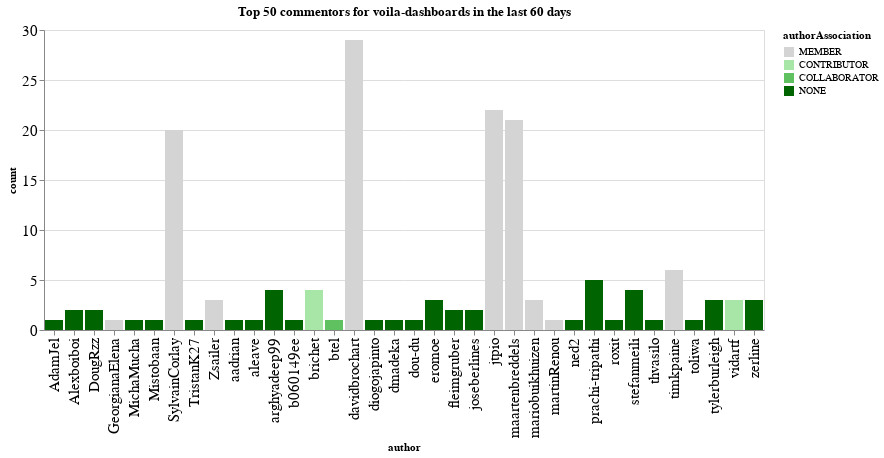

Notebook code for this chart:
### Code cell
n_plot = 50
charts = []
for ii, (iorg, idata) in enumerate(commentors.groupby(['org'])):
    title = f"Top {n_plot} commentors for {iorg} in the last {n_days} days"
    idata = idata.groupby('author', as_index=False).agg({'count': 'sum', 'authorAssociation': 'first'})
    idata = idata.sort_values('count', ascending=False).head(n_plot)
    ch = alt.Chart(data=idata.head(n_plot), title=title).mark_bar().encode(
        x='author',
        y='count',
        color=alt.Color('authorAssociation', scale=alt.Scale(domain=author_types, range=author_colors))
    )
    charts.append(ch)
alt.hconcat(*charts)

### Figure 1 — Vega-Lite specification as saved in the notebook (floating-point values rounded to 4 significant figures)
{"config": {"axisLeft": {"labelFontSize": 15}, "axisBottom": {"labelFontSize": 15}}, "hconcat": [{"mark": "bar", "encoding": {"color": {"type": "nominal", "field": "authorAssociation", "scale": {"domain": ["MEMBER", "CONTRIBUTOR", "COLLABORATOR", "NONE"], "range": ["rgb(211.82745098039214, 211.82745098039214, 211.82745098039214)", "rgb(166.98562091503268, 229.89803921568628, 166.98562091503268)", "rgb(96.37647058823529, 192.75294117647059, 96.37647058823529)", "rgb(0.0, 100.3921568627451, 0.0)"]}}, "x": {"type": "nominal", "field": "author"}, "y": {"type": "quantitative", "field": "count"}}, "title": "Top 50 commentors for voila-dashboards in the last 60 days"}], "data": {"name": "data-c6f41df85736792d4d0208b99614871e"}, "$schema": "https://vega.github.io/schema/vega-lite/v4.0.2.json", "datasets": {"data-c6f41df85736792d4d0208b99614871e": [{"author": "davidbrochart", "count": 29, "authorAssociation": "MEMBER"}, {"author": "jtpio", "count": 22, "authorAssociation": "MEMBER"}, {"author": "maartenbreddels", "count": 21, "authorAssociation": "MEMBER"}, {"author": "SylvainCorlay", "count": 20, "authorAssociation": "MEMBER"}, {"author": "timkpaine", "count": 6, "authorAssociation": "MEMBER"}, {"author": "prachi-tripathi", "count": 5, "authorAssociation": "NONE"}, {"author": "arghyadeep99", "count": 4, "authorAssociation": "NONE"}, {"author": "brichet", "count": 4, "authorAssociation": "CONTRIBUTOR"}, {"author": "stefanmeili", "count": 4, "authorAssociation": "NONE"}, {"author": "eromoe", "count": 3, "authorAssociation": "NONE"}, {"author": "mariobuikhuizen", "count": 3, "authorAssociation": "MEMBER"}, {"author": "zerline", "count": 3, "authorAssociation": "NONE"}, {"author": "Zsailer", "count": 3, "authorAssociation": "MEMBER"}, {"author": "tylerburleigh", "count": 3, "authorAssociation": "NONE"}, {"author": "vidartf", "count": 3, "authorAssociation": "CONTRIBUTOR"}, {"author": "Alexboiboi", "count": 2, "authorAssociation": "NONE"}, {"author": "fleimgruber", "count": 2, "authorAssociation": "NONE"}, {"author": "joseberlines", "count": 2, "authorAssociation": "NONE"}, {"author": "DougRzz", "count": 2, "authorAssociation": "NONE"}, {"author": "thvasilo", "count": 1, "authorAssociation": "NONE"}, {"author": "toliwa", "count": 1, "authorAssociation": "NONE"}, {"author": "ned2", "count": 1, "authorAssociation": "NONE"}, {"author": "martinRenou", "count": 1, "authorAssociation": "MEMBER"}, {"author": "roxit", "count": 1, "authorAssociation": "NONE"}, {"author": "AdamJel", "count": 1, "authorAssociation": "NONE"}, {"author": "dmadeka", "count": 1, "authorAssociation": "NONE"}, {"author": "diogojapinto", "count": 1, "authorAssociation": "NONE"}, {"author": "btel", "count": 1, "authorAssociation": "COLLABORATOR"}, {"author": "b060149ee", "count": 1, "authorAssociation": "NONE"}, {"author": "aleave", "count": 1, "authorAssociation": "NONE"}, {"author": "aadrian", "count": 1, "authorAssociation": "NONE"}, {"author": "TristanK27", "count": 1, "authorAssociation": "NONE"}, {"author": "Mistobaan", "count": 1, "authorAssociation": "NONE"}, {"author": "MichaMucha", "count": 1, "authorAssociation": "NONE"}, {"author": "GeorgianaElena", "count": 1, "authorAssociation": "MEMBER"}, {"author": "dou-du", "count": 1, "authorAssociation": "NONE"}]}}
